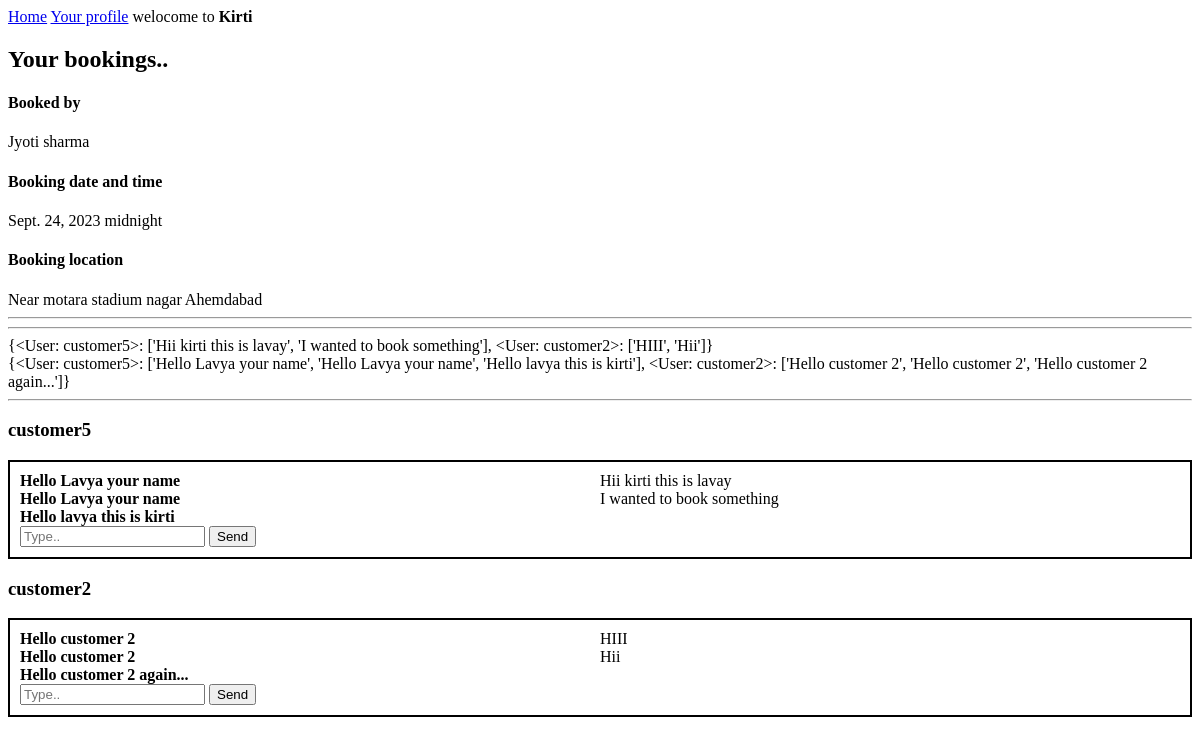
The app's page /home-E/ (signed in), older data.
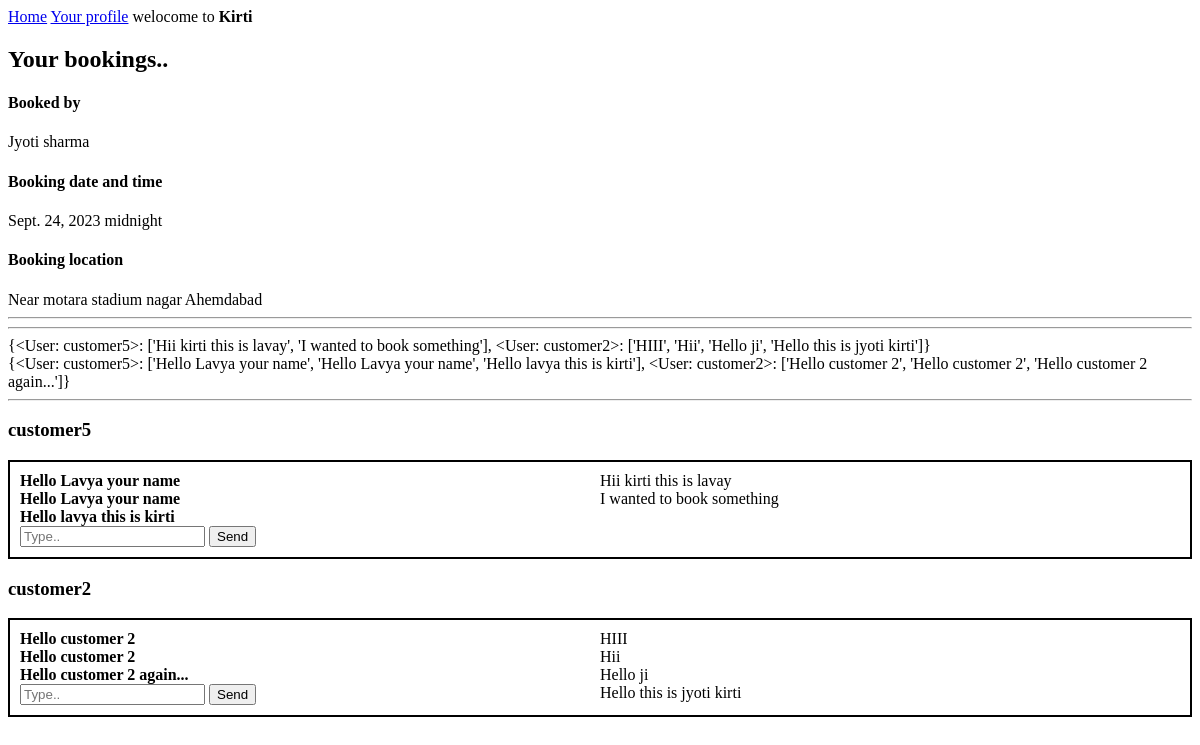
The same page, newer data.
### customer/models.py (models this page shows)
class Messages(models.Model):
    sender = models.ForeignKey(User,on_delete=models.CASCADE,null=False,blank=False)
    receiver = models.ForeignKey(User,on_delete=models.CASCADE,null=False,blank=False,related_name = 'receiver')
    message = models.TextField(null=False,blank=False)
    created=models.DateTimeField(auto_now_add = True)

### EventPlanner/views.py (the view)
# urls.py: path('home-E/',views.home),
@login_required(login_url='/login-E/')
def home(request):
    if request.user.userprofile.user_type == 'is_event_planner':
        if request.method =='POST':
            message = request.POST.get('message')
            receiver = request.POST.get('receiver')
            receiver_instance = User.objects.get(username = receiver)
            Messages.objects.create(sender = request.user,receiver = receiver_instance, message =  message)
        bookings = Booking.objects.filter(vendor = request.user)
        received_dict,sent_dict =  Messages_display(request)
        context = {'bookings':bookings,'received_dict':received_dict,'sent_dict':sent_dict}
        return render(request,'EventPlanner/home.html',context)

### EventPlanner/templates/EventPlanner/home.html (shortened to what this page needs)
{% extends 'navbar.html' %}
{% block content %}
<h2>Your bookings..</h2>
{% for booking in bookings %}
<div>
    <div>
        <h4>Booked by</h4>
    </div>
    <div>{{booking.user.first_name}} {{booking.user.last_name}}</div>
    <div>
        <h4>Booking date and time</h4>
    </div>
    <div>{{booking.date}} {{booking.time}}</div>
    <div>
        <h4>Booking location</h4>
    </div>
    <div>{{booking.location}}</div>
</div>
<hr>
{% endfor %}
<div>
    <hr>
    <div>{{received_dict}}</div>
    <div>{{sent_dict}}</div>
    <hr>
    <div>
        {% for sender,messages in received_dict.items %}
        <div>
            <h3>{{sender}}</h3>
        </div>
        <div class="gird-div">
            <div>
                {% for receiver,msgs in sent_dict.items %}
                {% if receiver == sender %}
                {% for msg in msgs %}
                <div><b>{{msg}}</b></div>
                {% endfor %}
                {% endif %}
                {% endfor %}
                <form action="" method="POST">
                    <input type="text" name="message" placeholder="Type..">
                    <input type="submit" value="Send">
                </form>
            </div>
            <div>
                {% for message in messages %}
                <div>{{message}}</div>
                {% endfor %}
            </div>
        </div>
        {% endfor %}
    </div>
    {% endblock %}

Row changes from the older to the newer data that the page shows:
added Messages: messages "Hello ji"
added Messages: messages "Hello this is jyoti kirti"
Text that changed along with them:
{{ received_dict }}: "{<User: customer5>: ['Hii kirti this is lavay', 'I wanted to book something'], <User: customer2>: ['HIII', 'Hii']}" → "{<User: customer5>: ['Hii kirti this is lavay', 'I wanted to book something'], <User: customer2>: ['HIII', 'Hii', 'Hello ji', 'Hello this is jyoti kirti']}"
